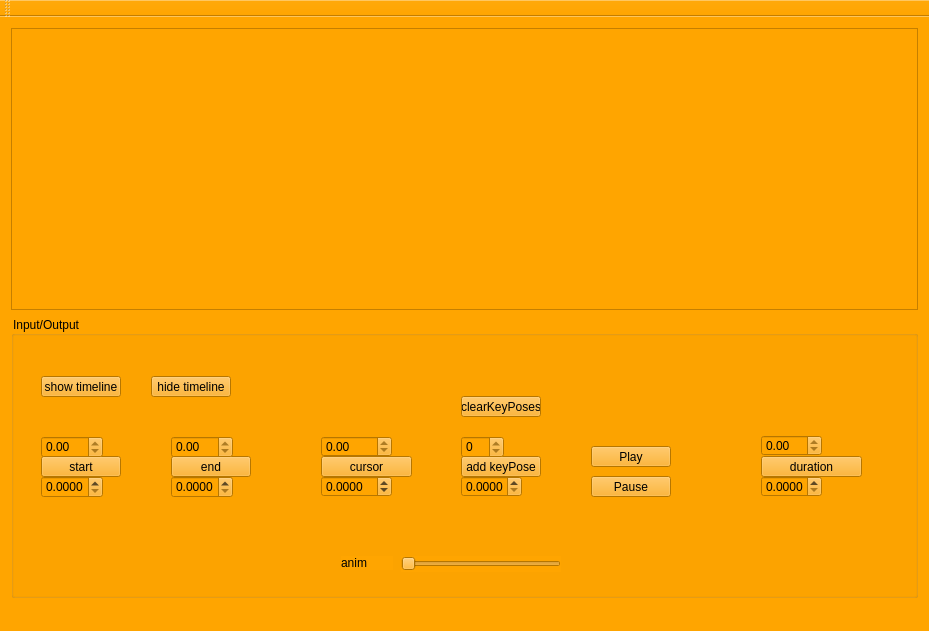
<?xml version="1.0" encoding="UTF-8"?>
<ui version="4.0">
 <class>MainWindow</class>
 <widget class="QMainWindow" name="MainWindow">
  <property name="geometry">
   <rect>
    <x>0</x>
    <y>0</y>
    <width>929</width>
    <height>631</height>
   </rect>
  </property>
  <property name="windowTitle">
   <string>MainWindow</string>
  </property>
  <property name="styleSheet">
   <string notr="true">background: orange</string>
  </property>
  <widget class="QWidget" name="centralWidget">
   <layout class="QVBoxLayout" name="verticalLayout">
    <item>
     <widget class="QFrame" name="frame">
      <property name="frameShape">
       <enum>QFrame::StyledPanel</enum>
      </property>
      <property name="frameShadow">
       <enum>QFrame::Raised</enum>
      </property>
     </widget>
    </item>
    <item>
     <widget class="QGroupBox" name="groupBox">
      <property name="title">
       <string>Input/Output</string>
      </property>
      <widget class="QPushButton" name="pushButton_clearKeyPoses">
       <property name="geometry">
        <rect>
         <x>450</x>
         <y>80</y>
         <width>80</width>
         <height>21</height>
        </rect>
       </property>
       <property name="text">
        <string>clearKeyPoses</string>
       </property>
      </widget>
      <widget class="QDoubleSpinBox" name="doubleSpinBox_startOut">
       <property name="geometry">
        <rect>
         <x>30</x>
         <y>160</y>
         <width>62</width>
         <height>22</height>
        </rect>
       </property>
       <property name="decimals">
        <number>4</number>
       </property>
       <property name="maximum">
        <double>9999.000000000000000</double>
       </property>
      </widget>
      <widget class="QDoubleSpinBox" name="cursorOut">
       <property name="geometry">
        <rect>
         <x>310</x>
         <y>160</y>
         <width>71</width>
         <height>21</height>
        </rect>
       </property>
       <property name="prefix">
        <string/>
       </property>
       <property name="decimals">
        <number>4</number>
       </property>
       <property name="minimum">
        <double>-100.000000000000000</double>
       </property>
       <property name="maximum">
        <double>9999.000000000000000</double>
       </property>
      </widget>
      <widget class="QPushButton" name="end">
       <property name="geometry">
        <rect>
         <x>160</x>
         <y>140</y>
         <width>80</width>
         <height>21</height>
        </rect>
       </property>
       <property name="text">
        <string>end</string>
       </property>
      </widget>
      <widget class="QDoubleSpinBox" name="doubleSpinBox_endIn">
       <property name="geometry">
        <rect>
         <x>160</x>
         <y>120</y>
         <width>62</width>
         <height>22</height>
        </rect>
       </property>
       <property name="readOnly">
        <bool>true</bool>
       </property>
      </widget>
      <widget class="QDoubleSpinBox" name="durationOut">
       <property name="geometry">
        <rect>
         <x>750</x>
         <y>160</y>
         <width>61</width>
         <height>21</height>
        </rect>
       </property>
       <property name="prefix">
        <string/>
       </property>
       <property name="decimals">
        <number>4</number>
       </property>
       <property name="maximum">
        <double>9999.000000000000000</double>
       </property>
      </widget>
      <widget class="QDoubleSpinBox" name="durationIn">
       <property name="geometry">
        <rect>
         <x>750</x>
         <y>119</y>
         <width>61</width>
         <height>21</height>
        </rect>
       </property>
       <property name="readOnly">
        <bool>true</bool>
       </property>
       <property name="prefix">
        <string/>
       </property>
      </widget>
      <widget class="QPushButton" name="start">
       <property name="geometry">
        <rect>
         <x>30</x>
         <y>140</y>
         <width>80</width>
         <height>21</height>
        </rect>
       </property>
       <property name="text">
        <string>start</string>
       </property>
      </widget>
      <widget class="QPushButton" name="pushButton_showTimeline">
       <property name="geometry">
        <rect>
         <x>30</x>
         <y>60</y>
         <width>80</width>
         <height>21</height>
        </rect>
       </property>
       <property name="text">
        <string>show timeline</string>
       </property>
      </widget>
      <widget class="QDoubleSpinBox" name="doubleSpinBox_startIn">
       <property name="geometry">
        <rect>
         <x>30</x>
         <y>120</y>
         <width>62</width>
         <height>22</height>
        </rect>
       </property>
       <property name="readOnly">
        <bool>true</bool>
       </property>
      </widget>
      <widget class="QPushButton" name="pause">
       <property name="geometry">
        <rect>
         <x>580</x>
         <y>160</y>
         <width>80</width>
         <height>21</height>
        </rect>
       </property>
       <property name="text">
        <string>Pause</string>
       </property>
      </widget>
      <widget class="QPushButton" name="addKeyPose">
       <property name="geometry">
        <rect>
         <x>450</x>
         <y>140</y>
         <width>80</width>
         <height>21</height>
        </rect>
       </property>
       <property name="text">
        <string>add keyPose</string>
       </property>
      </widget>
      <widget class="QDoubleSpinBox" name="keyPoseOut">
       <property name="geometry">
        <rect>
         <x>450</x>
         <y>160</y>
         <width>61</width>
         <height>21</height>
        </rect>
       </property>
       <property name="prefix">
        <string/>
       </property>
       <property name="decimals">
        <number>4</number>
       </property>
       <property name="maximum">
        <double>9999.000000000000000</double>
       </property>
      </widget>
      <widget class="QPushButton" name="changeDuration">
       <property name="geometry">
        <rect>
         <x>750</x>
         <y>140</y>
         <width>101</width>
         <height>21</height>
        </rect>
       </property>
       <property name="text">
        <string>duration</string>
       </property>
      </widget>
      <widget class="QDoubleSpinBox" name="doubleSpinBox_endOut">
       <property name="geometry">
        <rect>
         <x>160</x>
         <y>160</y>
         <width>62</width>
         <height>22</height>
        </rect>
       </property>
       <property name="decimals">
        <number>4</number>
       </property>
       <property name="maximum">
        <double>9999.000000000000000</double>
       </property>
      </widget>
      <widget class="QPushButton" name="play">
       <property name="geometry">
        <rect>
         <x>580</x>
         <y>130</y>
         <width>80</width>
         <height>21</height>
        </rect>
       </property>
       <property name="text">
        <string>Play</string>
       </property>
      </widget>
      <widget class="QPushButton" name="changeCursor">
       <property name="geometry">
        <rect>
         <x>310</x>
         <y>140</y>
         <width>91</width>
         <height>21</height>
        </rect>
       </property>
       <property name="text">
        <string>cursor</string>
       </property>
      </widget>
      <widget class="QSpinBox" name="nbKeyPose">
       <property name="geometry">
        <rect>
         <x>450</x>
         <y>120</y>
         <width>43</width>
         <height>22</height>
        </rect>
       </property>
       <property name="readOnly">
        <bool>true</bool>
       </property>
      </widget>
      <widget class="QDoubleSpinBox" name="cursorIn">
       <property name="geometry">
        <rect>
         <x>310</x>
         <y>120</y>
         <width>71</width>
         <height>21</height>
        </rect>
       </property>
       <property name="readOnly">
        <bool>true</bool>
       </property>
       <property name="prefix">
        <string/>
       </property>
       <property name="suffix">
        <string/>
       </property>
      </widget>
      <widget class="QPushButton" name="pushButton_hideTimeline">
       <property name="geometry">
        <rect>
         <x>140</x>
         <y>60</y>
         <width>80</width>
         <height>21</height>
        </rect>
       </property>
       <property name="text">
        <string>hide timeline</string>
       </property>
      </widget>
      <widget class="QSlider" name="anim">
       <property name="geometry">
        <rect>
         <x>390</x>
         <y>240</y>
         <width>160</width>
         <height>16</height>
        </rect>
       </property>
       <property name="orientation">
        <enum>Qt::Horizontal</enum>
       </property>
      </widget>
      <widget class="QLabel" name="label">
       <property name="geometry">
        <rect>
         <x>330</x>
         <y>240</y>
         <width>52</width>
         <height>14</height>
        </rect>
       </property>
       <property name="text">
        <string>anim</string>
       </property>
      </widget>
     </widget>
    </item>
   </layout>
  </widget>
  <widget class="QMenuBar" name="menuBar">
   <property name="geometry">
    <rect>
     <x>0</x>
     <y>0</y>
     <width>929</width>
     <height>19</height>
    </rect>
   </property>
  </widget>
  <widget class="QToolBar" name="mainToolBar">
   <attribute name="toolBarArea">
    <enum>TopToolBarArea</enum>
   </attribute>
   <attribute name="toolBarBreak">
    <bool>false</bool>
   </attribute>
  </widget>
  <widget class="QStatusBar" name="statusBar"/>
 </widget>
 <layoutdefault spacing="6" margin="11"/>
 <resources/>
 <connections/>
 <slots>
  <slot>cursorChanged(double)</slot>
  <slot>onChangeCursor(double)</slot>
  <slot>onPlay()</slot>
  <slot>onPause()</slot>
  <slot>onAddKeyPose(double)</slot>
  <slot>onKeyPoseChanged(int)</slot>
  <slot>onRemoveKeyPose(int)</slot>
 </slots>
</ui>
